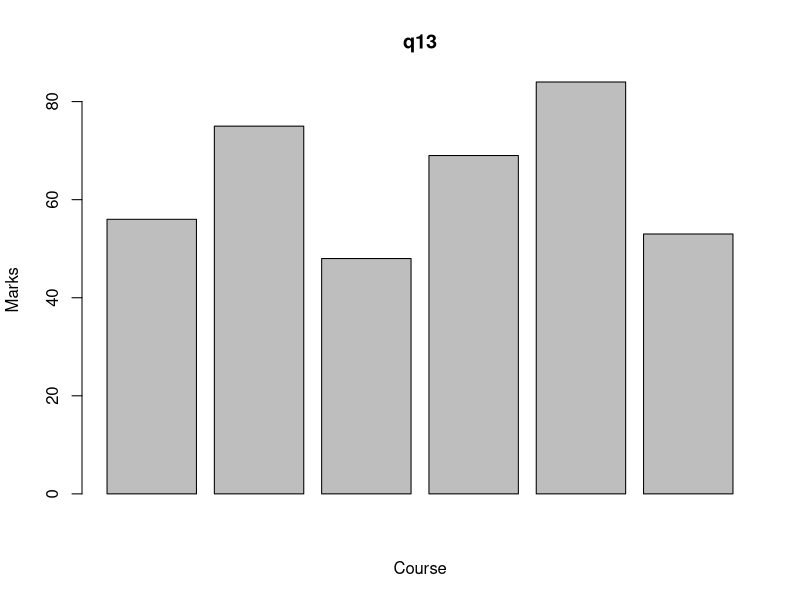

The R source for this figure:
df <- data.frame(
  course = c(1, 2, 3, 4, 5, 6),
  id = c(11, 12, 13, 14, 15, 16),
  class = c(1, 2, 1, 2, 1, 2),
  marks = c(56, 75, 48, 69, 84, 53)
)

result <- df[df$course < 3, ]

result2 <- subset(df, course < 3 | class == 2)

png("q13.png", width=800, height=600)
barplot(
    df$marks,
    main="q13",
    xlab = "Course",
    ylab= "Marks"
)
dev.off()
